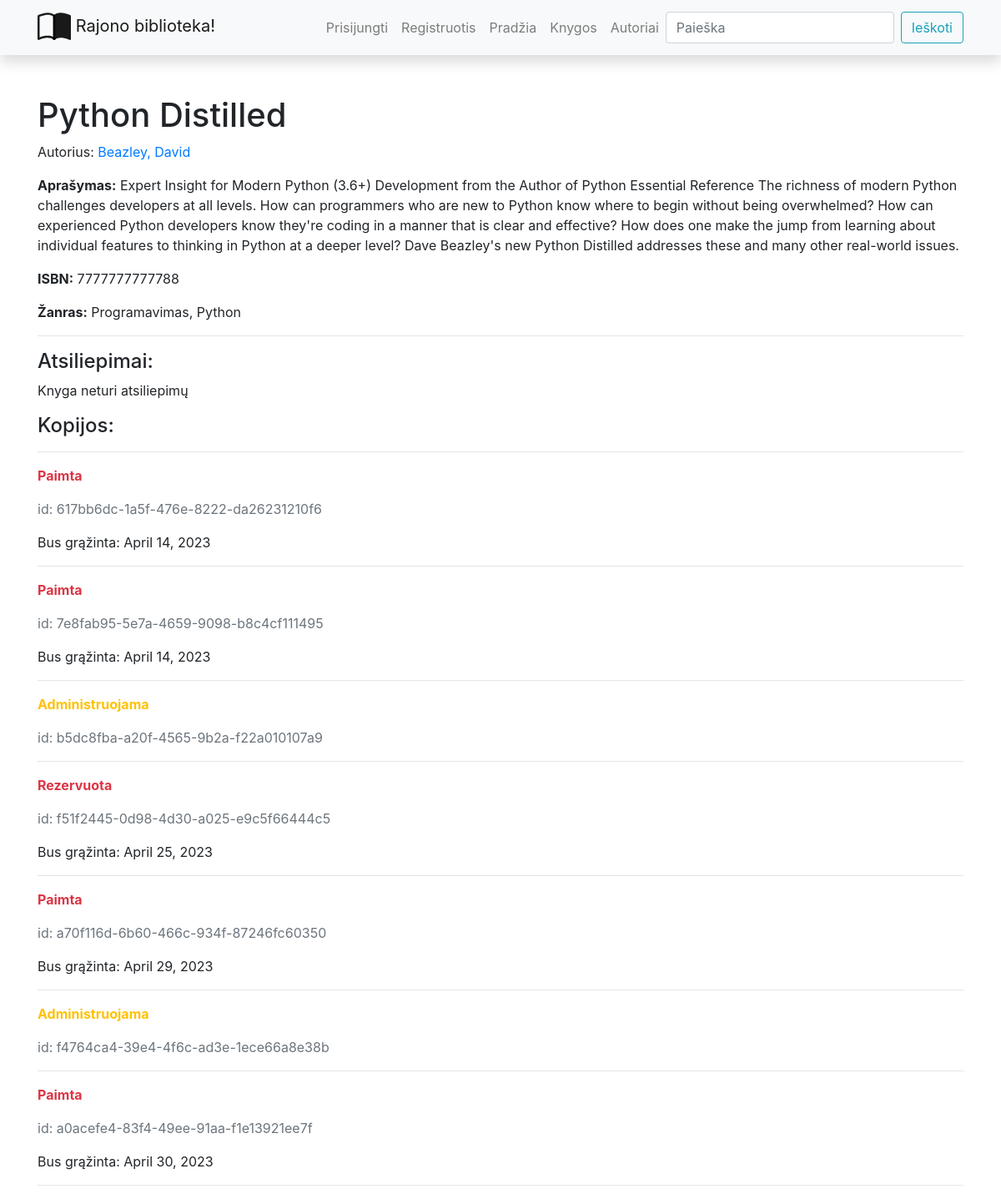
Screenshot of /library/books/3 with the database file from the repository.
### library/models.py (models this page shows, shortened)
class Book(models.Model):
    title = models.CharField("Pavadinimas", max_length=200)
    summary = models.TextField("Aprašymas", max_length=1000, help_text="Trumpas knygos aprašymas")
    isbn = models.CharField("ISBN",
                            max_length=13,
                            help_text="13 simbolių <a href='https://www.isbn-international.org/"
                                      "content/what-isbn'>ISBN kodas</a>")
    author_id = models.ForeignKey(Author, on_delete=models.SET_NULL, null=True, related_name='books_rn')
    genre_id = models.ManyToManyField("Genre", help_text="Išrinkite žanrą/us šiai knygai")
    cover = models.ImageField("Viršelis", upload_to="covers", null=True, blank=True)
    def display_genre(self):
        return ', '.join([genre.name for genre in self.genre_id.all()][:3])
    display_genre.short_description = 'Žanras'

class Author(models.Model):
    first_name = models.CharField("Vardas", max_length=100)
    last_name = models.CharField("Pavardė", max_length=100)
    description = HTMLField(default="Žinomas autorius")
    class Meta:
        ordering = ['last_name', 'first_name']
    def __str__(self):
        return f"{self.last_name}, {self.first_name}"
    def display_books(self):
        return ', '.join(book.title for book in self.books_rn.all()[:3])
    display_books.short_description = "Autoriaus knygos"

class Genre(models.Model):
    name = models.CharField("Žanro pavadinimas", max_length=50, help_text="Įveskite žanrą")
    class Meta:
        verbose_name = "Žanras"
        verbose_name_plural = "Žanrai"
    def __str__(self):
        return f"{self.name}"

class BookInstance(models.Model):
    id = models.UUIDField(primary_key=True, default=uuid.uuid4, help_text="Unikalus ID leidinio kopijai")
    due_back = models.DateField("Bus prieinama", null=True, blank=True)
    LOAN_STATUS = (
        ('a', 'Administruojama'),
        ('p', 'Paimta'),
        ('g', 'Galima paimti'),
        ('r', 'Rezervuota')
    )
    status = models.CharField(
        "Statusas",
        max_length=1,
        choices=LOAN_STATUS,
        blank=True,
        default='a',
        help_text="Leidinio kopijos statusas"
    )
    book_id = models.ForeignKey(Book, on_delete=models.SET_NULL, null=True)
    reader = models.ForeignKey(User, on_delete=models.SET_NULL, null=True, blank=True)
    class Meta:
        ordering = ['due_back']

### library/views.py (the view, shortened to what this page needs)
# urls.py: path("books/<int:pk>", views.BookDetailView.as_view(), name='book-detail_n'),
class BookDetailView(generic.edit.FormMixin, generic.DetailView):
    model = Book
    context_object_name = 'book'  # šios eilutės nereikia, kontexto kintamasis taip pavadinamas
    template_name = "book_detail.html"
    form_class = BookReviewForm

### library/forms.py
class BookReviewForm(forms.ModelForm):
    class Meta:
        model = BookReview
        fields = ('content', 'book_id', 'reviewer')
        widgets = {'book_id': forms.HiddenInput(),
                   'reviewer': forms.HiddenInput()}

### library/templates/book_detail.html (shortened to what this page needs)
{% extends "base.html" %} {% block content %}
<h1>{{ book.title }}</h1>
<p>
    Autorius:
    <a href="{% url 'author_n' book.author_id.id %}">{{ book.author_id }}</a>
</p>
<p><strong>Aprašymas:</strong> {{ book.summary }}</p>
<p><strong>ISBN:</strong> {{ book.isbn }}</p>
<p><strong>Žanras:</strong> {{ book.genre_id.all|join:", " }}</p>
<hr/>
<div>
    <h4>Atsiliepimai:</h4>
    {% if book.bookreview_set.all %}
        {% for review_obj in book.bookreview_set.all %}
        <hr>
        <strong>{{ review_obj.reviewer }}</strong>, <em>{{ review_obj.date_created }}</em>
        <p>{{ review_obj.content }}</p>
        {% endfor %}
    {% else %}
        <p>Knyga neturi atsiliepimų</p>
    {% endif %}
    <h4>Kopijos:</h4>
    <hr/>
    {% for bookinst_obj in book.bookinstance_set.all %}
    <p class="{% if bookinst_obj.status == 'a' %}text-warning{% elif bookinst_obj.status == 'g' %}text-success {% else %}text-danger{% endif %}">
      <strong>{{ bookinst_obj.get_status_display }}</strong>
    </p>
    <p class="text-muted">id: {{ bookinst_obj.id }}</p>
    {% if bookinst_obj.status != 'a' %}
    <p>Bus grąžinta: {{ bookinst_obj.due_back }}</p>
    {% endif %}
    <hr/>
    {% endfor %}
</div>
{% endblock %}

### rows the page displays
Book: title "Python Distilled", author_id "Beazley, David", summary "Expert Insight for Modern Python (3.6+) Development from the Author of Python Essential Reference The richness of modern Python challenges developers at all levels. How can programmers who are new to Python know where to begin without being overwhelmed? How can experienced Python developers know they're coding in a manner that is clear and effective? How does one make the jump from learning about individual features to thinking in Python at a deeper level? Dave Beazley's new Python Distilled addresses these and many other real-world issues.", isbn "7777777777788", genre_id.all "Programavimas, Python"
BookInstance: status "Paimta", id "617bb6dc-1a5f-476e-8222-da26231210f6", due_back "April 14, 2023"
BookInstance: status "Paimta", id "7e8fab95-5e7a-4659-9098-b8c4cf111495", due_back "April 14, 2023"
BookInstance: status "Administruojama", id "b5dc8fba-a20f-4565-9b2a-f22a010107a9"
BookInstance: status "Rezervuota", id "f51f2445-0d98-4d30-a025-e9c5f66444c5", due_back "April 25, 2023"
BookInstance: status "Paimta", id "a70f116d-6b60-466c-934f-87246fc60350", due_back "April 29, 2023"
BookInstance: status "Administruojama", id "f4764ca4-39e4-4f6c-ad3e-1ece66a8e38b"
BookInstance: status "Paimta", id "a0acefe4-83f4-49ee-91aa-f1e13921ee7f", due_back "April 30, 2023"
